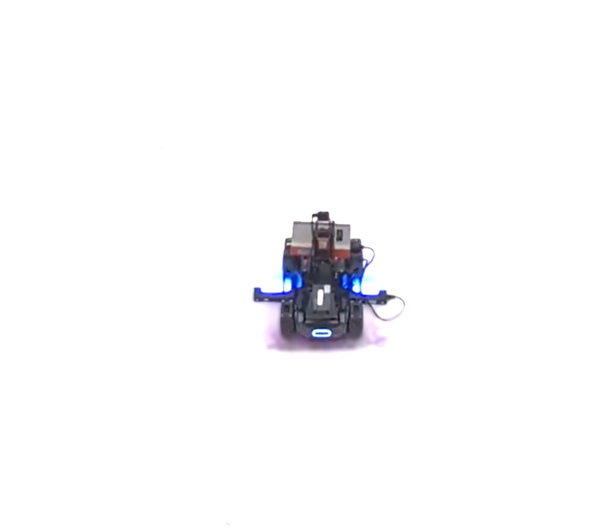
#> input picture arc_robot.png, 604 x 530 px, shrunk from 901 x 791 before the run
$ python annotate_arc_robot.py
#> lines starting #> are read from the running program, lines starting #| are printed output that depends on the picture
from pathlib import Path
import math

import matplotlib.pyplot as plt
from matplotlib.patches import Wedge, Rectangle
from PIL import Image, ImageEnhance


def polar_point(center, radius, angle_degrees):
    angle = math.radians(angle_degrees)
    return (
        center[0] + radius * math.cos(angle),
        center[1] + radius * math.sin(angle),
    )


def annotate_arc_robot(
    input_path="arc_robot.png",
    output_path="arc_robot_annotated.png",
):
#> called with input_path = 'arc_robot.png', output_path = 'arc_robot_annotated.png'
    image_path = Path(input_path)
    output_path = Path(output_path)

    image = Image.open(image_path).convert("RGB")
    image = ImageEnhance.Contrast(image).enhance(1.16)
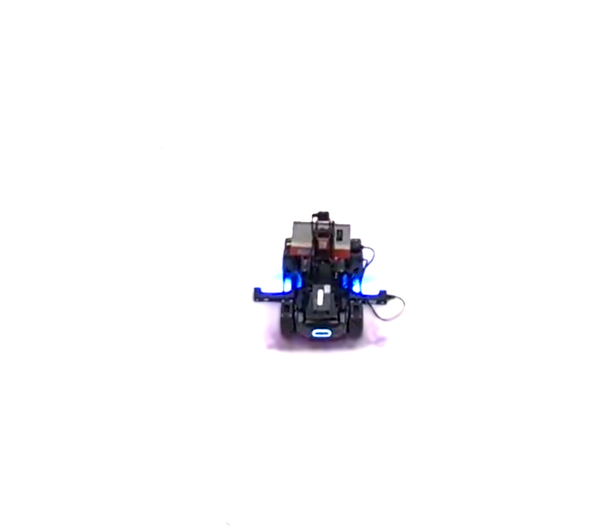
#> image: PIL image 604x530 RGB; mean R, G, B 248.6, 248.4, 249.6
    image = ImageEnhance.Brightness(image).enhance(1.03)

    width, height = image.size
#> width = 604; height = 530
    robot_center = (width * 0.514, height * 0.545)
#> robot_center = (310.5, 288.9)
    cell = width * 0.25
#> cell = 151
    fov_origin = (robot_center[0] + 0.10 * cell, robot_center[1] - 0.42 * cell)
#> fov_origin = (325.6, 225.4)
    fov_radius = cell * 1.02
#> fov_radius = 154
    collision_radius = fov_radius
#> collision_radius = 154

    fig, ax = plt.subplots(figsize=(5.5, 5.5), dpi=300)
    ax.imshow(image)
    ax.axis("off")

    grid_color = "#222222"
    x0 = robot_center[0] - 1.5 * cell
#> x0 = 83.96
    y0 = robot_center[1] - 1.5 * cell
#> y0 = 62.35
    for index in range(4):
        x = x0 + index * cell
        y = y0 + index * cell
        ax.plot([x, x], [y0, y0 + 3 * cell], color=grid_color, linewidth=1.25, alpha=0.78, zorder=2)
        ax.plot([x0, x0 + 3 * cell], [y, y], color=grid_color, linewidth=1.25, alpha=0.78, zorder=2)

    sectors = [
        ("left", -150, -110, "#9ecae1"),
        ("straight", -110, -70, "#c7e9c0"),
        ("right", -70, -30, "#fdd0a2"),
    ]
    for _, theta1, theta2, color in sectors:
        ax.add_patch(
            Wedge(
                fov_origin,
                fov_radius,
                theta1,
                theta2,
                facecolor=color,
                edgecolor="none",
                alpha=0.42,
                zorder=3,
            )
        )

    for angle in [-150, -110, -70, -30]:
        end = polar_point(fov_origin, fov_radius, angle)
        ax.plot([fov_origin[0], end[0]], [fov_origin[1], end[1]], color="black", linewidth=1.7, zorder=5)

    ax.add_patch(
        Wedge(
            fov_origin,
            fov_radius,
            -150,
            -30,
            facecolor="none",
            edgecolor="black",
            linewidth=2.0,
            zorder=5,
        )
    )
    ax.add_patch(
        Wedge(
            fov_origin,
            collision_radius,
            -150,
            -30,
            facecolor="none",
            edgecolor="#cc0000",
            linewidth=2.2,
            alpha=0.9,
            zorder=6,
        )
    )

    sector_label_positions = {
        "left": polar_point(fov_origin, fov_radius * 0.68, -132),
        "straight": polar_point(fov_origin, fov_radius * 0.70, -90),
        "right": polar_point(fov_origin, fov_radius * 0.68, -48),
    }
    for label, position in sector_label_positions.items():
        ax.text(
            position[0],
            position[1],
            label,
            fontsize=9,
            fontweight="bold",
            ha="center",
            va="center",
            zorder=7,
        )

    legend_x = x0 + 1.92 * cell
#> legend_x = 373.9
    legend_y = y0 + 2.24 * cell
#> legend_y = 400.6
    ax.add_patch(
        Rectangle(
            (legend_x - 10, legend_y - 10),
            172,
            108,
            facecolor="white",
            edgecolor="none",
            alpha=1.0,
            zorder=8,
        )
    )
    ax.add_patch(
        Wedge(
            (legend_x + 18, legend_y + 24),
            22,
            -150,
            -30,
            facecolor="none",
            edgecolor="black",
            linewidth=1.0,
            zorder=9,
        )
    )
    ax.text(legend_x + 50, legend_y + 24, "120 deg FOV", fontsize=9, va="center", zorder=9)
    for theta1, theta2, color in [(-150, -110, "#9ecae1"), (-110, -70, "#c7e9c0"), (-70, -30, "#fdd0a2")]:
        ax.add_patch(
            Wedge(
                (legend_x + 18, legend_y + 57),
                22,
                theta1,
                theta2,
                facecolor=color,
                edgecolor="black",
                linewidth=0.6,
                alpha=0.75,
                zorder=9,
            )
        )
    ax.text(legend_x + 50, legend_y + 56, "3 actions", fontsize=9, va="center", zorder=9)
    ax.add_patch(
        Wedge(
            (legend_x + 18, legend_y + 82),
            18,
            -150,
            -30,
            facecolor="none",
            edgecolor="#cc0000",
            linewidth=1.6,
            zorder=9,
        )
    )
    ax.text(legend_x + 50, legend_y + 82, "collision FOV", fontsize=9, va="center", zorder=9)

    ax.text(
        x0 + 1.5 * cell,
        y0 + 3.10 * cell,
        "W",
        fontsize=16,
        ha="center",
        va="top",
        zorder=9,
    )
    ax.text(
        x0 - 0.16 * cell,
        y0 + 1.5 * cell,
        "H",
        fontsize=16,
        ha="center",
        va="center",
        rotation=90,
        zorder=9,
    )

    ax.set_xlim(x0 - 0.36 * cell, x0 + 3.34 * cell)
    ax.set_ylim(y0 + 3.34 * cell, y0 - 0.22 * cell)

    fig.savefig(output_path, bbox_inches="tight", pad_inches=0, facecolor="white")
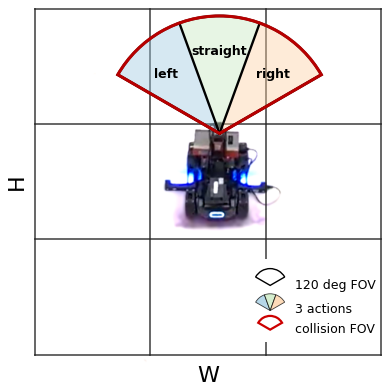
#> figure drawn by matplotlib, 1 panel
    plt.close(fig)
    return output_path


if __name__ == "__main__":
    annotate_arc_robot()

$ run again, with convergence_spiral_gradient.png copied over arc_robot.png
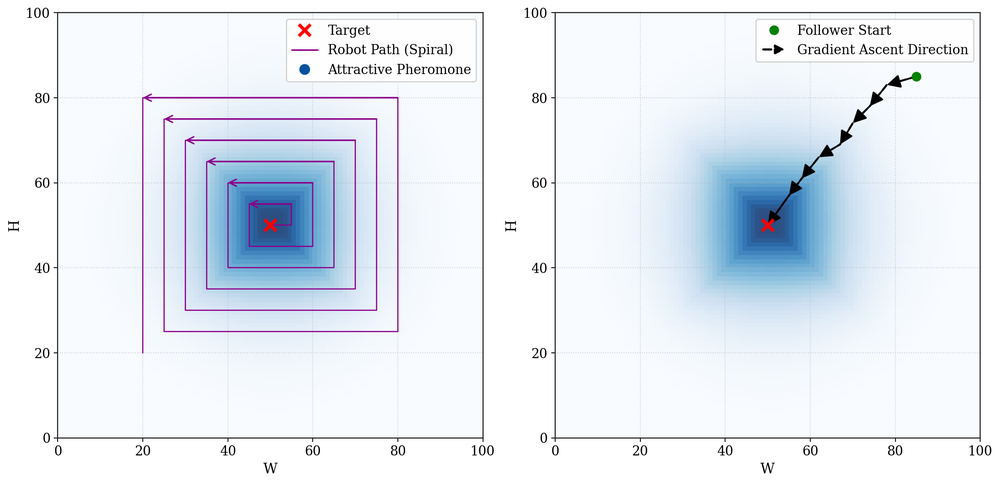
#> input picture convergence_spiral_gradient.png, 1000 x 484 px, shrunk from 2066 x 1000 before the run
#> in annotate_arc_robot, `image = ImageEnhance.Contrast(image).enhance(1.16)`:
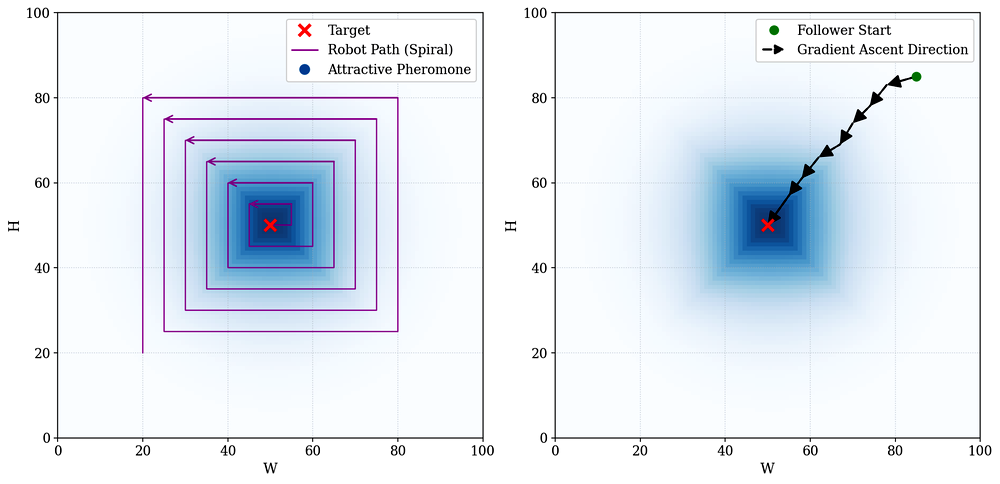
#> image: PIL image 1000x484 RGB; mean R, G, B 228.4, 235.5, 243.6
#> in annotate_arc_robot, `fig.savefig(output_path, bbox_inches="tight", pad_inches=0, facecolor=..`:
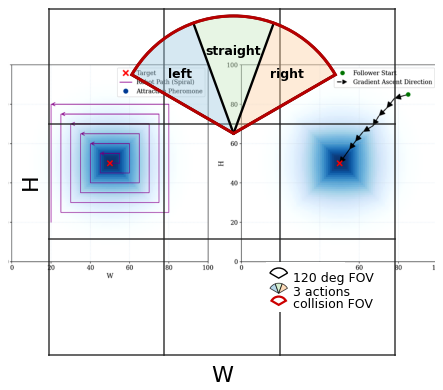
#> figure drawn by matplotlib, 1 panel

$ run again, with environments.png copied over arc_robot.png
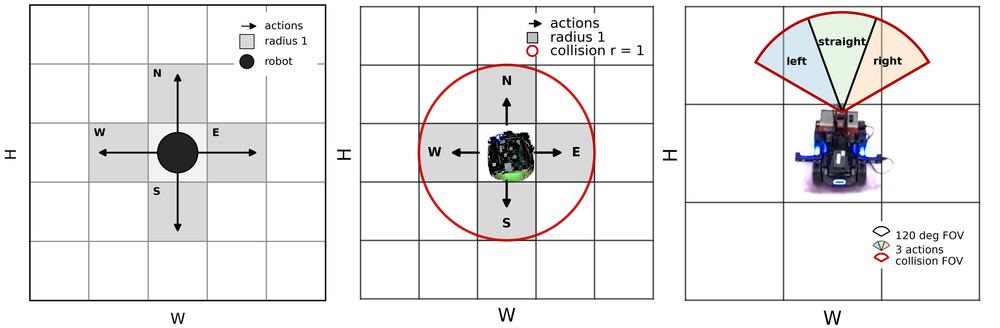
#> input picture environments.png, 1000 x 328 px, shrunk from 2727 x 895 before the run
#> in annotate_arc_robot, `image = ImageEnhance.Contrast(image).enhance(1.16)`:
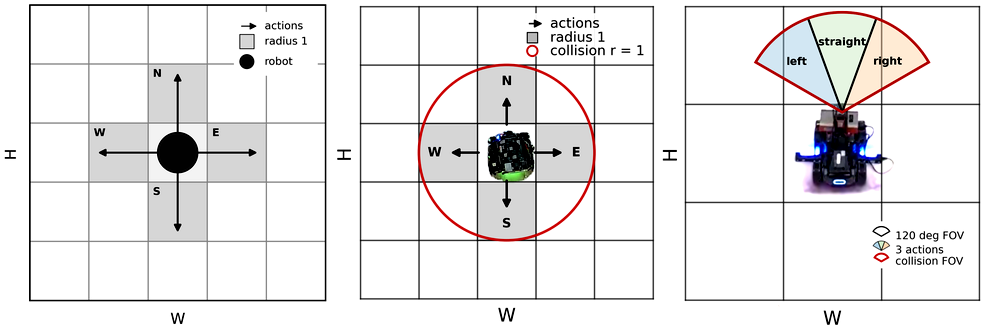
#> image: PIL image 1000x328 RGB; mean R, G, B 234.4, 233, 233.2
#> in annotate_arc_robot, `fig.savefig(output_path, bbox_inches="tight", pad_inches=0, facecolor=..`:
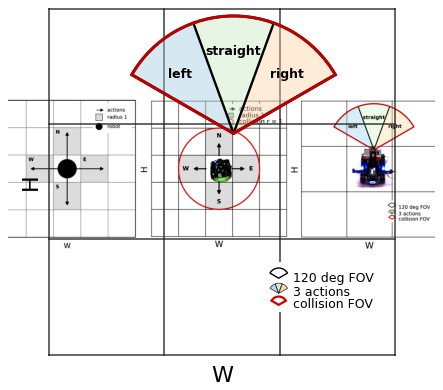
#> figure drawn by matplotlib, 1 panel
